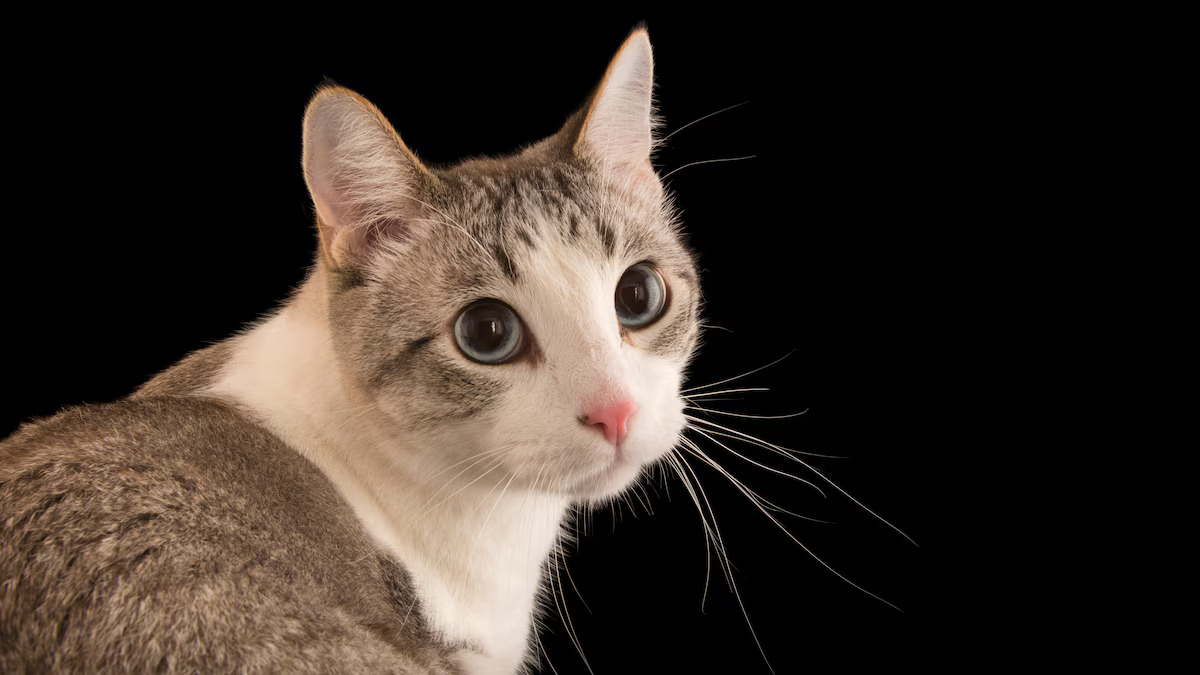
#> input picture computer_vision/yt_freecodecamp/images/cat.jpg, 1200 x 675 px, found by its file name
$ python draw.py
#> lines starting #> are read from the running program, lines starting #| are printed output that depends on the picture
import cv2 as cv
import numpy as np

img = cv.imread("C:/Users/James/OneDrive/Documents/Code/tutorials/python/freecodecamp/images/cat.jpg")
#> img is the input picture: shape (675, 1200, 3); mean B, G, R 38.3, 45.2, 54.7

blank = np.zeros((500, 500, 3), dtype='uint8')

# 1. Paint the image color
# blank[:] = 0,0, 255

# 2. Draw a rectangle
cv.rectangle(blank, (0,0), (blank.shape[1]//2, blank.shape[0]//2), (0,255,0), thickness=-1)
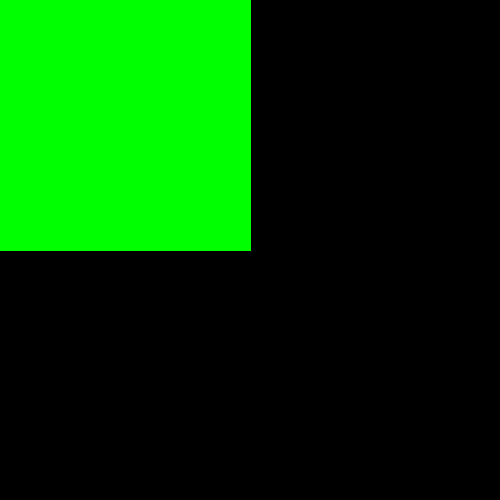
#> blank: shape (500, 500, 3); mean of channels 0, 1, 2 0, 64.3, 0; drawn as B, G, R

cv.imshow('Rectangle', blank)

# 3. Draw a circle
cv.circle(blank, (blank.shape[1]//2, blank.shape[0]//2), 40, (0,0,255),thickness=-1)
cv.imshow('Circle', blank)

# 4. Draw a line
cv.line(blank, (0,0), (blank.shape[1]//2, blank.shape[0]//2), (255,255,255), thickness=3)
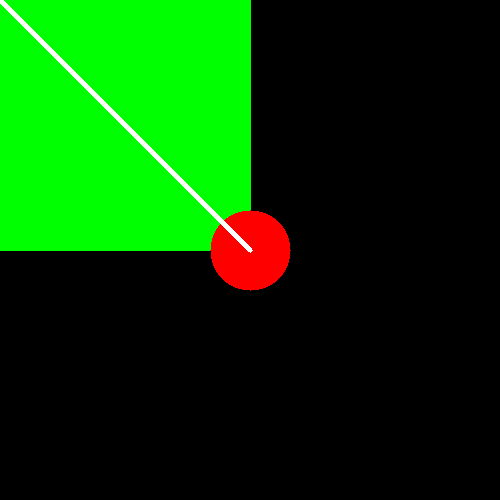
#> blank: shape (500, 500, 3); mean of channels 0, 1, 2 1.8, 63.1, 6.7; drawn as B, G, R
cv.imshow('Line', blank)


cv.waitKey(0)
cv.destroyAllWindows()
